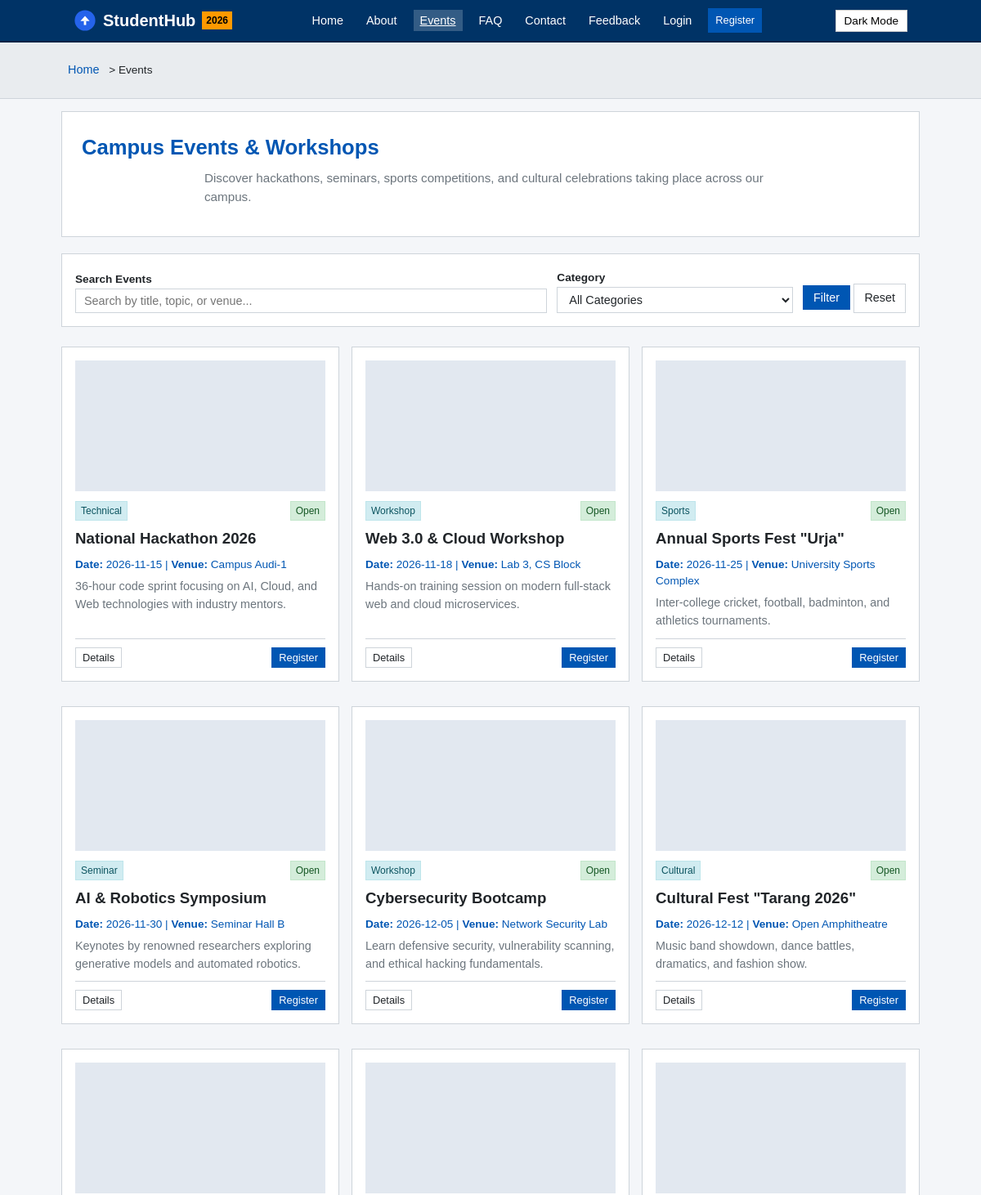
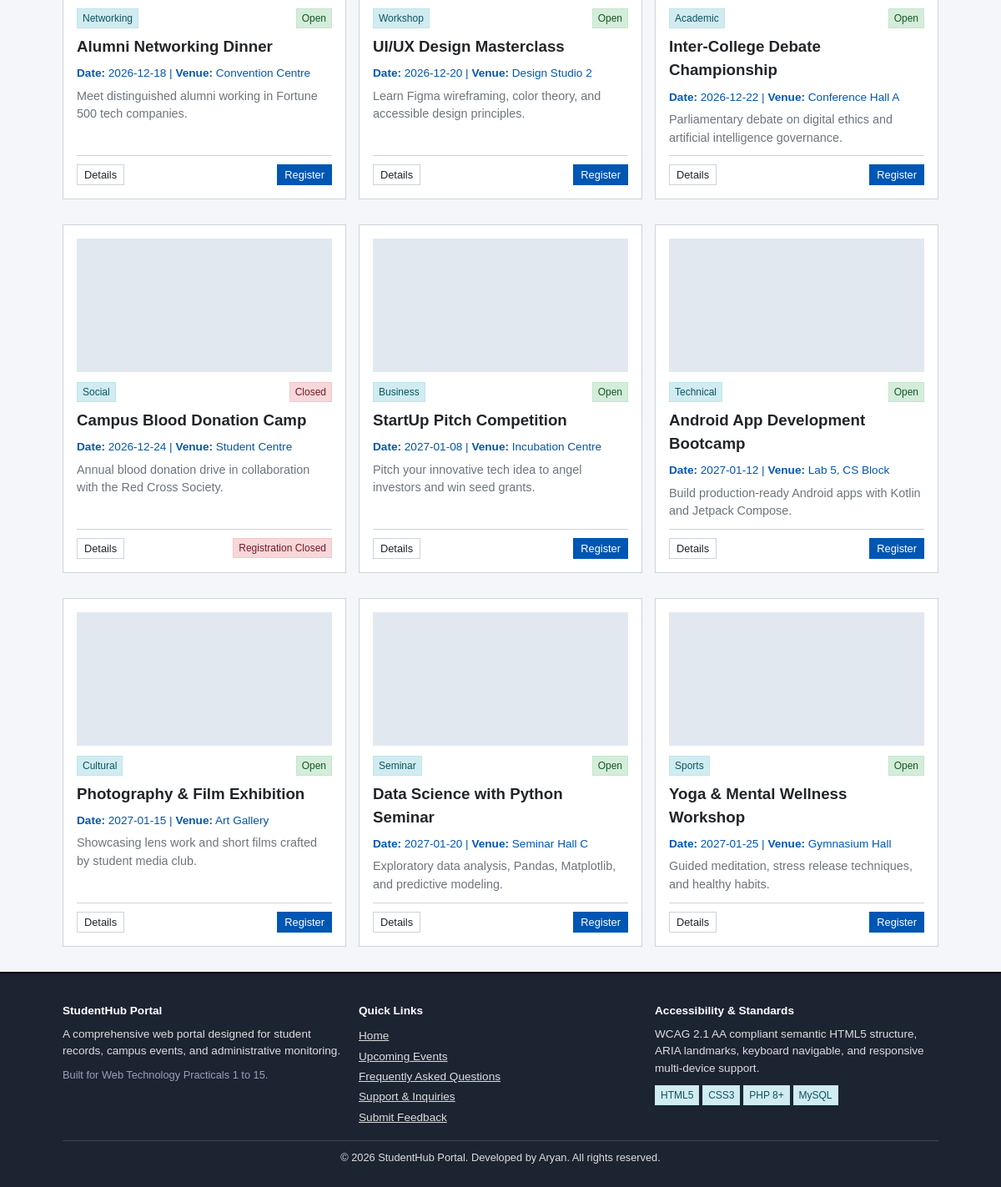
Screenshot of /events.php with the database file from the repository (2 pictures, top to bottom).
### tables this page shows
CREATE TABLE `events` (
  `id` INT AUTO_INCREMENT PRIMARY KEY,
  `title` VARCHAR(150) NOT NULL,
  `category` VARCHAR(50) NOT NULL,
  `description` TEXT NOT NULL,
  `event_date` DATE NOT NULL,
  `location` VARCHAR(100) NOT NULL,
  `poster_image` VARCHAR(255) DEFAULT 'assets/images/default-event.png',
  `status` ENUM('Open', 'Closed') NOT NULL DEFAULT 'Open',
  `created_at` TIMESTAMP DEFAULT CURRENT_TIMESTAMP
);

### config/auth.php (called while the page is built, shortened)
<?php
require_once __DIR__ . '/db.php';
function is_logged_in() {
    return isset($_SESSION['user_id']);
}
function is_admin() {
    return is_logged_in() && isset($_SESSION['role']) && $_SESSION['role'] === 'admin';
}

### config/db.php (called while the page is built, shortened)
<?php
try {
    $conn = @mysqli_connect(DB_HOST, DB_USER, DB_PASS, DB_NAME, DB_PORT);
    if ($conn) {
        $db_connected = true;
    } else {
        $db_error_message = mysqli_connect_error();
    }
} catch (Throwable $e) {
    $conn = null;
    $db_connected = false;
    $db_error_message = $e->getMessage();
}
function sanitize_input($data) {
    $data = trim($data);
    $data = stripslashes($data);
    $data = htmlspecialchars($data, ENT_QUOTES, 'UTF-8');
    return $data;
}

### events.php (the view, shortened to what this page needs)
<?php
require_once __DIR__ . '/config/db.php';
require_once __DIR__ . '/config/auth.php';
require_once __DIR__ . '/config/logger.php';
$search = sanitize_input($_GET['search'] ?? '');
$filter_category = sanitize_input($_GET['category'] ?? 'All');
$events_list = [];
if ($db_connected && $conn) {
    $query = "SELECT * FROM events WHERE 1=1";
    $params = [];
    $types = "";
    $query .= " ORDER BY event_date ASC";
    if (!empty($params)) {
        $stmt = mysqli_prepare($conn, $query);
        mysqli_stmt_bind_param($stmt, $types, ...$params);
        mysqli_stmt_execute($stmt);
        $res = mysqli_stmt_get_result($stmt);
        while ($row = mysqli_fetch_assoc($res)) {
            $events_list[] = $row;
        }
        mysqli_stmt_close($stmt);
    } else {
        $res = mysqli_query($conn, $query);
        while ($row = mysqli_fetch_assoc($res)) {
            $events_list[] = $row;
        }
    }
} else {
    $json_content = @file_get_contents(__DIR__ . '/data/events.json');
    if ($json_content) {
        $events_list = json_decode($json_content, true) ?: [];
    }
}
$breadcrumbs = ["Home" => "index.php", "Events" => ""];
require_once __DIR__ . '/includes/header.php';
?>
<div class="hero" style="text-align: left; padding: 24px;">
  <h1>Campus Events &amp; Workshops</h1>
  <p>Discover hackathons, seminars, sports competitions, and cultural celebrations taking place across our campus.</p>
</div>
<div class="card" style="margin-bottom: 24px; padding: 16px;">
  <form action="events.php" method="GET" style="display: flex; gap: 12px; flex-wrap: wrap; align-items: flex-end;">
    <div style="flex: 2; min-width: 220px;">
      <label for="search" style="font-size: 0.85rem; font-weight: bold;">Search Events</label>
      <input type="text" id="search" name="search" class="form-control" placeholder="Search by title, topic, or venue..." value="<?php echo htmlspecialchars($search); ?>">
    </div>
    <div style="flex: 1; min-width: 160px;">
      <label for="category" style="font-size: 0.85rem; font-weight: bold;">Category</label>
      <select id="category" name="category" class="form-control">
        <option value="All" <?php echo $filter_category === 'All' ? 'selected' : ''; ?>>All Categories</option>
      </select>
    </div>
    <div>
      <button type="submit" class="btn btn-primary">Filter</button>
      <a href="events.php" class="btn btn-outline">Reset</a>
    </div>
  </form>
</div>
<?php if (empty($events_list)): ?>
  <div class="alert alert-info" style="text-align: center;">
    No events found matching your query. Try clearing the search or category filter.
  </div>
<?php else: ?>
  <div class="grid-3">
    <?php foreach ($events_list as $ev): ?>
      <?php
        $ev_title = $ev['title'];
        $ev_cat = $ev['category'] ?? 'Campus';
        $ev_date = $ev['event_date'] ?? ($ev['date'] ?? 'TBD');
        $ev_loc = $ev['location'] ?? 'Campus';
        $ev_desc = $ev['description'] ?? '';
        $ev_status = $ev['status'] ?? 'Open';
        $ev_img = !empty($ev['poster_image']) ? $ev['poster_image'] : 'assets/images/default-event.svg';
      ?>
      <article class="card">
        <img src="<?php echo htmlspecialchars($ev_img); ?>" alt="<?php echo htmlspecialchars($ev_title); ?> poster" style="width: 100%; height: 160px; object-fit: cover; border-radius: var(--radius); margin-bottom: 12px; background: #e2e8f0;">
        <div style="display:flex; justify-content:space-between; align-items:center; margin-bottom: 8px;">
          <span class="badge badge-info"><?php echo htmlspecialchars($ev_cat); ?></span>
          <span class="badge <?php echo $ev_status === 'Open' ? 'badge-success' : 'badge-danger'; ?>"><?php echo htmlspecialchars($ev_status); ?></span>
        </div>
        <h3><?php echo htmlspecialchars($ev_title); ?></h3>
        <p style="font-size: 0.85rem; color: var(--primary-color); margin-bottom: 6px;">
          <strong>Date:</strong> <?php echo htmlspecialchars($ev_date); ?> | <strong>Venue:</strong> <?php echo htmlspecialchars($ev_loc); ?>
        </p>
        <p style="font-size: 0.9rem; line-height: 1.5;">
          <?php echo htmlspecialchars(mb_strimwidth($ev_desc, 0, 120, '...')); ?>
        </p>
        <div class="card-footer">
          <button class="btn btn-outline btn-sm" onclick="showEventModal(<?php echo htmlspecialchars(json_encode($ev)); ?>)">Details</button>
          <?php if ($ev_status === 'Open'): ?>
            <form action="events.php" method="POST" style="margin: 0;">
              <button type="submit" class="btn btn-primary btn-sm">Register</button>
            </form>
          <?php else: ?>
            <span class="badge badge-danger">Registration Closed</span>
          <?php endif; ?>
        </div>
      </article>
    <?php endforeach; ?>
  </div>
<?php endif; ?>
<?php require_once __DIR__ . '/includes/footer.php'; ?>

### includes/header.php (shortened to what this page needs)
<?php
require_once __DIR__ . '/../config/auth.php';
require_once __DIR__ . '/breadcrumbs.php';
$current_page = basename($_SERVER['PHP_SELF']);
$logged_in = is_logged_in();
$admin = is_admin();
?>
<!DOCTYPE html>
<html lang="en">
<head>
  <link rel="stylesheet" href="assets/css/style.css">
</head>
<body>
  <header>
    <div class="nav-container">
      <a href="index.php" class="brand" aria-label="StudentHub Home">
        <svg width="28" height="28" viewBox="0 0 40 40" aria-hidden="true">
          <circle cx="20" cy="20" r="18" fill="#2563eb"/>
          <path d="M 12 21 L 20 12 L 28 21 Z" fill="#ffffff" />
          <rect x="18" y="21" width="4" height="7" fill="#ffffff" />
        </svg>
        <span>Student<strong>Hub</strong></span>
        <span class="brand-badge">2026</span>
      </a>
      <nav aria-label="Main Navigation">
        <ul id="nav-menu">
          <li><a href="index.php" class="<?php echo $current_page === 'index.php' ? 'active' : ''; ?>">Home</a></li>
          <li><a href="about.php" class="<?php echo $current_page === 'about.php' ? 'active' : ''; ?>">About</a></li>
          <li><a href="events.php" class="<?php echo $current_page === 'events.php' ? 'active' : ''; ?>">Events</a></li>
          <li><a href="faq.php" class="<?php echo $current_page === 'faq.php' ? 'active' : ''; ?>">FAQ</a></li>
          <?php if ($admin): ?>
            <li><a href="admin_dashboard.php" class="<?php echo $current_page === 'admin_dashboard.php' ? 'active' : ''; ?>">Dashboard</a></li>
            <li><a href="admin_students.php" class="<?php echo $current_page === 'admin_students.php' ? 'active' : ''; ?>">Students</a></li>
            <li><a href="admin_events.php" class="<?php echo $current_page === 'admin_events.php' ? 'active' : ''; ?>">Manage Events</a></li>
            <li><a href="admin_submissions.php" class="<?php echo $current_page === 'admin_submissions.php' ? 'active' : ''; ?>">Inquiries</a></li>
            <li><a href="admin_audit_logs.php" class="<?php echo $current_page === 'admin_audit_logs.php' ? 'active' : ''; ?>">Audit Logs</a></li>
          <?php else: ?>
            <li><a href="contact.php" class="<?php echo $current_page === 'contact.php' ? 'active' : ''; ?>">Contact</a></li>
            <li><a href="feedback.php" class="<?php echo $current_page === 'feedback.php' ? 'active' : ''; ?>">Feedback</a></li>
            <li><a href="login.php" class="<?php echo $current_page === 'login.php' ? 'active' : ''; ?>">Login</a></li>
            <li><a href="register.php" class="btn btn-primary btn-sm" style="color:#ffffff;">Register</a></li>
          <?php endif; ?>
        </ul>
      </nav>
      <div class="nav-actions">
        <button id="theme-toggle-btn" class="btn-icon" title="Toggle Theme" aria-label="Toggle Light and Dark Mode">Dark Mode</button>
      </div>
    </div>
  </header>
  <?php
  if (isset($breadcrumbs)) {
      render_breadcrumbs($breadcrumbs);
  }
  ?>
  <main id="main-content" tabindex="-1">
    <div class="container">

### includes/breadcrumbs.php (shortened to what this page needs)
<?php
function render_breadcrumbs($crumbs = []) {
    echo '<nav aria-label="Breadcrumb" class="breadcrumbs">';
    echo '<div class="container">';
    $total = count($crumbs);
    $i = 0;
    foreach ($crumbs as $title => $url) {
        $i++;
        if ($url && $i < $total) {
            echo '<a href="' . htmlspecialchars($url) . '">' . htmlspecialchars($title) . '</a> &gt; ';
        } else {
            echo '<span aria-current="page">' . htmlspecialchars($title) . '</span>';
        }
    }
    echo '</div>';
    echo '</nav>';
}

### includes/footer.php (shortened to what this page needs)
    </div>
  </main>
  <footer role="contentinfo">
    <div class="container">
      <div class="footer-grid">
        <div>
          <h4 style="color:#ffffff; margin-bottom:8px;">StudentHub Portal</h4>
          <p style="font-size:0.85rem; line-height:1.5;">A comprehensive web portal designed for student records, campus events, and administrative monitoring.</p>
          <p style="margin-top:8px; font-size:0.8rem; color:#94a3b8;">Built for Web Technology Practicals 1 to 15.</p>
        </div>
        <div>
          <h4 style="color:#ffffff; margin-bottom:8px;">Quick Links</h4>
          <ul style="list-style:none; line-height:1.8;">
            <li><a href="index.php">Home</a></li>
            <li><a href="events.php">Upcoming Events</a></li>
            <li><a href="faq.php">Frequently Asked Questions</a></li>
            <li><a href="contact.php">Support &amp; Inquiries</a></li>
            <li><a href="feedback.php">Submit Feedback</a></li>
          </ul>
        </div>
        <div>
          <h4 style="color:#ffffff; margin-bottom:8px;">Accessibility &amp; Standards</h4>
          <p style="font-size:0.85rem;">WCAG 2.1 AA compliant semantic HTML5 structure, ARIA landmarks, keyboard navigable, and responsive multi-device support.</p>
          <div style="margin-top:10px;">
            <span class="badge badge-info">HTML5</span>
            <span class="badge badge-info">CSS3</span>
            <span class="badge badge-info">PHP 8+</span>
            <span class="badge badge-info">MySQL</span>
          </div>
        </div>
      </div>
      <div class="footer-bottom">
        <p>&copy; <?php echo date('Y'); ?> StudentHub Portal. Developed by Aryan. All rights reserved.</p>
      </div>
    </div>
  </footer>
</body>
</html>

### assets/css/style.css (style rules this page uses)
:root { --bg-color: #f4f6f9; --text-color: #212529; --card-bg: #ffffff; --border-color: #ced4da; --primary-color: #0056b3; --primary-hover: #004085; --secondary-color: #6c757d; --success-color: #28a745; --danger-color: #dc3545; --warning-color: #ffc107; --header-bg: #003366; --header-text: #ffffff; --footer-bg: #1c2331; --footer-text: #dddddd; --font-family: Arial, Helvetica, sans-serif; }
* { box-sizing: border-box; margin: 0; padding: 0; }
body { font-family: var(--font-family); background-color: var(--bg-color); color: var(--text-color); line-height: 1.5; display: flex; flex-direction: column; min-height: 100vh; }
.container { width: 94%; max-width: 1050px; margin: 0 auto; padding: 15px 0; }
main { flex: 1; }
header { background-color: var(--header-bg); color: var(--header-text); border-bottom: 2px solid #002244; }
.nav-container { display: flex; justify-content: space-between; align-items: center; padding: 10px 15px; max-width: 1050px; margin: 0 auto; }
.brand { text-decoration: none; color: var(--header-text); font-size: 1.25rem; font-weight: bold; display: flex; align-items: center; gap: 8px; }
.brand-badge { background-color: #ff9900; color: #000000; font-size: 0.75rem; padding: 2px 5px; font-weight: bold; }
nav ul { display: flex; list-style: none; gap: 12px; align-items: center; }
nav a { text-decoration: none; color: #ffffff; font-size: 0.9rem; padding: 5px 8px; }
nav a:hover, nav a.active { background-color: rgba(255, 255, 255, 0.2); text-decoration: underline; }
.nav-actions { display: flex; align-items: center; gap: 6px; }
.btn-icon { background: #ffffff; border: 1px solid #cccccc; padding: 5px 10px; cursor: pointer; color: #000000; font-size: 0.85rem; }
.breadcrumbs { background: #e9ecef; padding: 8px 0; font-size: 0.85rem; border-bottom: 1px solid var(--border-color); }
.breadcrumbs a { color: var(--primary-color); text-decoration: none; }
.hero { background: var(--card-bg); border: 1px solid var(--border-color); padding: 20px; margin-bottom: 20px; text-align: center; }
.hero h1 { font-size: 1.6rem; margin-bottom: 8px; color: var(--primary-color); }
.hero p { color: var(--secondary-color); max-width: 700px; margin: 0 auto 12px; font-size: 0.95rem; }
.btn { display: inline-block; padding: 6px 12px; text-decoration: none; font-size: 0.9rem; font-family: inherit; border: 1px solid transparent; cursor: pointer; text-align: center; }
.btn-primary { background-color: var(--primary-color); color: #ffffff; border-color: var(--primary-color); }
.btn-outline { border-color: var(--border-color); background: transparent; color: var(--text-color); }
.btn-sm { padding: 4px 8px; font-size: 0.8rem; }
.grid-3 { display: grid; grid-template-columns: repeat(3, 1fr); gap: 15px; }
.card { background: var(--card-bg); border: 1px solid var(--border-color); padding: 16px; margin-bottom: 15px; display: flex; flex-direction: column; }
.card h2, .card h3, .card h4 { margin-bottom: 8px; }
.card p { color: var(--secondary-color); font-size: 0.9rem; margin-bottom: 10px; }
.card-footer { margin-top: auto; padding-top: 10px; border-top: 1px solid var(--border-color); display: flex; justify-content: space-between; align-items: center; }
.form-control { width: 100%; padding: 6px 10px; border: 1px solid var(--border-color); background-color: var(--card-bg); color: var(--text-color); font-size: 0.9rem; font-family: inherit; }
.badge { display: inline-block; padding: 2px 6px; font-size: 0.75rem; border: 1px solid var(--border-color); background: #f0f0f0; color: #333333; }
.badge-success { background: #d4edda; color: #155724; border-color: #c3e6cb; }
.badge-danger { background: #f8d7da; color: #721c24; border-color: #f5c6cb; }
.badge-info { background: #d1ecf1; color: #0c5460; border-color: #bee5eb; }
footer { background-color: var(--footer-bg); color: var(--footer-text); padding: 20px 0 10px; margin-top: auto; font-size: 0.85rem; border-top: 2px solid #000000; }
.footer-grid { display: grid; grid-template-columns: repeat(3, 1fr); gap: 15px; margin-bottom: 15px; }
footer a { color: var(--footer-text); text-decoration: underline; }
.footer-bottom { text-align: center; padding-top: 10px; border-top: 1px solid rgba(255, 255, 255, 0.15); font-size: 0.8rem; }

### rows the page displays
events: poster_image (placeholder picture), category "Technical", status "Open", title "National Hackathon 2026", event_date "2026-11-15", location "Campus Audi-1", description "36-hour code sprint focusing on AI, Cloud, and Web technologies with industry mentors."
events: poster_image (placeholder picture), category "Workshop", status "Open", title "Web 3.0 & Cloud Workshop", event_date "2026-11-18", location "Lab 3, CS Block", description "Hands-on training session on modern full-stack web and cloud microservices."
events: poster_image (placeholder picture), category "Sports", status "Open", title "Annual Sports Fest \"Urja\"", event_date "2026-11-25", location "University Sports Complex", description "Inter-college cricket, football, badminton, and athletics tournaments."
events: poster_image (placeholder picture), category "Seminar", status "Open", title "AI & Robotics Symposium", event_date "2026-11-30", location "Seminar Hall B", description "Keynotes by renowned researchers exploring generative models and automated robotics."
events: poster_image (placeholder picture), category "Workshop", status "Open", title "Cybersecurity Bootcamp", event_date "2026-12-05", location "Network Security Lab", description "Learn defensive security, vulnerability scanning, and ethical hacking fundamentals."
events: poster_image (placeholder picture), category "Cultural", status "Open", title "Cultural Fest \"Tarang 2026\"", event_date "2026-12-12", location "Open Amphitheatre", description "Music band showdown, dance battles, dramatics, and fashion show."
events: poster_image (placeholder picture), category "Networking", status "Open", title "Alumni Networking Dinner", event_date "2026-12-18", location "Convention Centre", description "Meet distinguished alumni working in Fortune 500 tech companies."
events: poster_image (placeholder picture), category "Workshop", status "Open", title "UI/UX Design Masterclass", event_date "2026-12-20", location "Design Studio 2", description "Learn Figma wireframing, color theory, and accessible design principles."
events: poster_image (placeholder picture), category "Academic", status "Open", title "Inter-College Debate Championship", event_date "2026-12-22", location "Conference Hall A", description "Parliamentary debate on digital ethics and artificial intelligence governance."
events: poster_image (placeholder picture), category "Social", status "Closed", title "Campus Blood Donation Camp", event_date "2026-12-24", location "Student Centre", description "Annual blood donation drive in collaboration with the Red Cross Society.", shows "Registration Closed"
events: poster_image (placeholder picture), category "Business", status "Open", title "StartUp Pitch Competition", event_date "2027-01-08", location "Incubation Centre", description "Pitch your innovative tech idea to angel investors and win seed grants."
events: poster_image (placeholder picture), category "Technical", status "Open", title "Android App Development Bootcamp", event_date "2027-01-12", location "Lab 5, CS Block", description "Build production-ready Android apps with Kotlin and Jetpack Compose."
events: poster_image (placeholder picture), category "Cultural", status "Open", title "Photography & Film Exhibition", event_date "2027-01-15", location "Art Gallery", description "Showcasing lens work and short films crafted by student media club."
events: poster_image (placeholder picture), category "Seminar", status "Open", title "Data Science with Python Seminar", event_date "2027-01-20", location "Seminar Hall C", description "Exploratory data analysis, Pandas, Matplotlib, and predictive modeling."
events: poster_image (placeholder picture), category "Sports", status "Open", title "Yoga & Mental Wellness Workshop", event_date "2027-01-25", location "Gymnasium Hall", description "Guided meditation, stress release techniques, and healthy habits."

### other values shown
$title "Home"
$title "Events"
